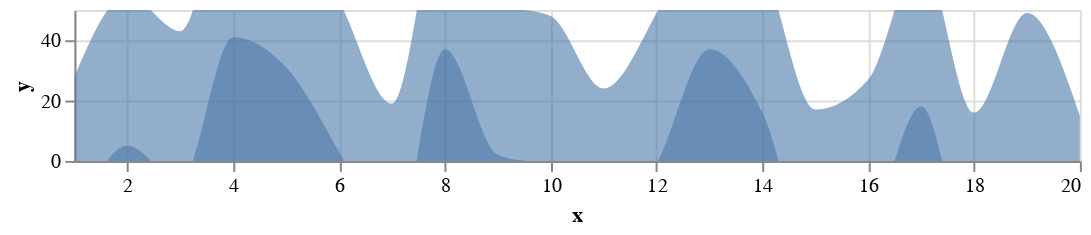

The notebook cell this image was saved under:
### Markdown cell above
# **A Horizon Chart is a type of data visualization technique that is used to display time-series data in a compact and efficient way. It is a variant of a stacked area chart that uses color to encode the data instead of height.**

### Code cell
#4) Horizon Chart
source = pd.DataFrame([
{"x": 1, "y": 28}, {"x": 2, "y": 55},
{"x": 3, "y": 43}, {"x": 4, "y": 91},
{"x": 5, "y": 81}, {"x": 6, "y": 53},
{"x": 7, "y": 19}, {"x": 8, "y": 87},
{"x": 9, "y": 52}, {"x": 10, "y": 48},
{"x": 11, "y": 24}, {"x": 12, "y": 49},
{"x": 13, "y": 87}, {"x": 14, "y": 66},
{"x": 15, "y": 17}, {"x": 16, "y": 27},
{"x": 17, "y": 68}, {"x": 18, "y": 16},
{"x": 19, "y": 49}, {"x": 20, "y": 15}
])
area1 = alt.Chart(source).mark_area(
clip=True,
interpolate='monotone'
).encode(
alt.X('x', scale=alt.Scale(zero=False, nice=False)),
alt.Y('y', scale=alt.Scale(domain=[0, 50]), title='y'),
opacity=alt.value(0.6)
).properties(
width=500,
height=75
)
area2 = area1.encode(
alt.Y('ny:Q', scale=alt.Scale(domain=[0, 50]))
).transform_calculate(
"ny", alt.datum.y - 50
)
area1 + area2

### Figure 1 — Vega-Lite specification as saved in the notebook (floating-point values rounded to 4 significant figures)
{"config": {"view": {"continuousWidth": 400, "continuousHeight": 300}}, "layer": [{"mark": {"type": "area", "clip": true, "interpolate": "monotone"}, "encoding": {"opacity": {"value": 0.6}, "x": {"field": "x", "scale": {"nice": false, "zero": false}, "type": "quantitative"}, "y": {"field": "y", "scale": {"domain": [0, 50]}, "title": "y", "type": "quantitative"}}, "height": 75, "width": 500}, {"mark": {"type": "area", "clip": true, "interpolate": "monotone"}, "encoding": {"opacity": {"value": 0.6}, "x": {"field": "x", "scale": {"nice": false, "zero": false}, "type": "quantitative"}, "y": {"field": "ny", "scale": {"domain": [0, 50]}, "type": "quantitative"}}, "height": 75, "transform": [{"calculate": "(datum.y - 50)", "as": "ny"}], "width": 500}], "data": {"name": "data-5f9e6e06c1ea70f051c1f4e739c3a610"}, "$schema": "https://vega.github.io/schema/vega-lite/v4.17.0.json", "datasets": {"data-5f9e6e06c1ea70f051c1f4e739c3a610": [{"x": 1, "y": 28}, {"x": 2, "y": 55}, {"x": 3, "y": 43}, {"x": 4, "y": 91}, {"x": 5, "y": 81}, {"x": 6, "y": 53}, {"x": 7, "y": 19}, {"x": 8, "y": 87}, {"x": 9, "y": 52}, {"x": 10, "y": 48}, {"x": 11, "y": 24}, {"x": 12, "y": 49}, {"x": 13, "y": 87}, {"x": 14, "y": 66}, {"x": 15, "y": 17}, {"x": 16, "y": 27}, {"x": 17, "y": 68}, {"x": 18, "y": 16}, {"x": 19, "y": 49}, {"x": 20, "y": 15}]}}
